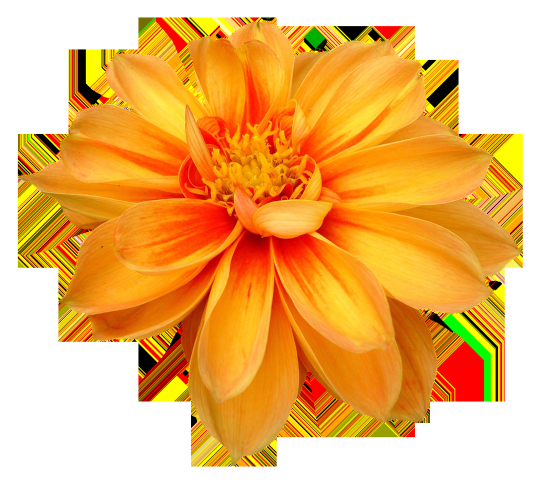
#> input picture Tasks/Task 1/Task1B/2. Task_Description/Video/Overlay_Images/yellow_flower.png, 1100 x 971 px (shown at 1/2 size)
$ python task1B_main.py   (older library calls are emulated)
#> lines starting #> are read from the running program, lines starting #| are printed output that depends on the picture
#classes and subclasses to import
import cv2
import numpy as np
import os
import time

filename = 'results1B_544.csv'
#################################################################################################
# DO NOT EDIT!!!
#################################################################################################
#subroutine to write results to a csv
def writecsv(color,shape,cx,cy):
    global filename
    #open csv file in append mode
    filep = open(filename,'a')
    # create string data to write per image
    datastr = "," + color + "-" + shape + "-" + str(cx) + "-" + str(cy)
    #write to csv
    filep.write(datastr)
    filep.close()

#################################################################################################
# DO NOT EDIT!!!
#################################################################################################
def blend_transparent(face_img, overlay_t_img):
    # Split out the transparency mask from the colour info
    overlay_img = overlay_t_img[:,:,:3] # Grab the BRG planes
    overlay_mask = overlay_t_img[:,:,3:]  # And the alpha plane

    # Again calculate the inverse mask
    background_mask = 255 - overlay_mask

    # Turn the masks into three channel, so we can use them as weights
    overlay_mask = cv2.cvtColor(overlay_mask, cv2.COLOR_GRAY2BGR)
    background_mask = cv2.cvtColor(background_mask, cv2.COLOR_GRAY2BGR)

    # Create a masked out face image, and masked out overlay
    # We convert the images to floating point in range 0.0 - 1.0
    face_part = (face_img * (1 / 255.0)) * (background_mask * (1 / 255.0))
    overlay_part = (overlay_img * (1 / 255.0)) * (overlay_mask * (1 / 255.0))

    # And finally just add them together, and rescale it back to an 8bit integer image
    return np.uint8(cv2.addWeighted(face_part, 255.0, overlay_part, 255.0, 0.0))


def main(video_file_with_path):
#> called with video_file_with_path = './Video.mp4'
    cap = cv2.VideoCapture(video_file_with_path)
    out = cv2.VideoWriter('videooutput.avi', cv2.VideoWriter_fourcc('m', 'p', '4', 'v'), 16.57, (1280, 720),True)

    image_red = cv2.imread("Overlay_Images/yellow_flower.png", -1)
#> image_red is the input picture: shape (971, 1100, 4); mean B, G, R, A 104.3, 180.6, 239.3, 126.2
    image_blue = cv2.imread("Overlay_Images/pink_flower.png", -1)
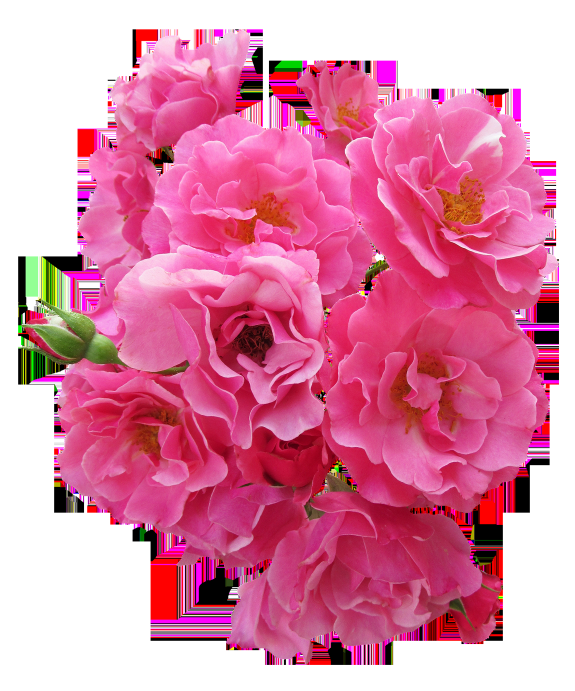
#> input picture Tasks/Task 1/Task1B/2. Task_Description/Video/Overlay_Images/pink_flower.png, 1150 x 1382 px (shown at 1/2 size)
#> image_blue is the input picture: shape (1382, 1150, 4); mean B, G, R, A 166.1, 134.1, 220.5, 142.3
    image_green = cv2.imread("Overlay_Images/red_flower.png", -1)
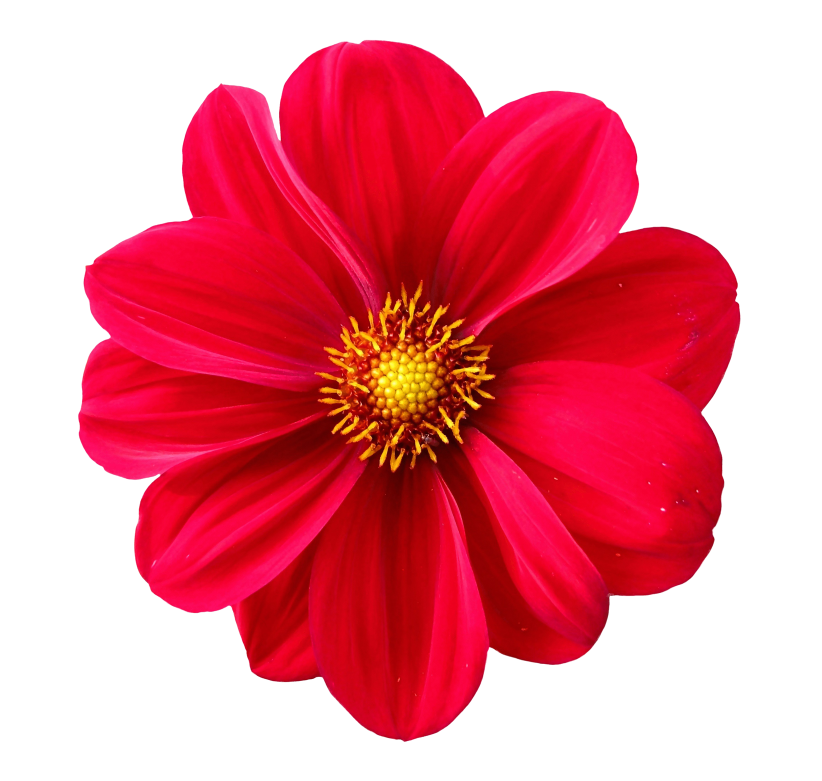
#> input picture Tasks/Task 1/Task1B/2. Task_Description/Video/Overlay_Images/red_flower.png, 1644 x 1562 px (shown at 1/2 size)
#> image_green is the input picture: shape (1562, 1644, 4); mean B, G, R, A 144.5, 130.2, 233.4, 129.3

    dictionary = {}
    newObjectDict = {'NewColor':'' , 'NewCx':'' , 'NewCy':'' , 'NewShape':''}
    dictCount = 1

    ret, frame = cap.read()
    count = 0
    while (ret):
        ret2, frame = cap.read()
        if (ret2):
            img = frame
            gray = cv2.cvtColor(img, cv2.COLOR_BGR2GRAY)

            ret, thresh = cv2.threshold(gray, 127, 255, 1)
            _, contours, h = cv2.findContours(thresh, cv2.RETR_TREE, cv2.CHAIN_APPROX_SIMPLE)

            for cnt in contours:
                shape = "Shape Unidentified"
                approx = cv2.approxPolyDP(cnt, 0.01 * cv2.arcLength(cnt, True), True)
                if len(approx) == 5:
                    shape = "Pentagon"
                elif len(approx) == 3:
                    shape = "Triangle"
                elif len(approx) == 4:
                    shape = "Square"
                elif len(approx) == 6:
                    shape = "Hexagon"
                elif len(approx) > 15 :
                    shape = "Circle"

                M = cv2.moments(cnt)
                cx = int(M['m10'] / M['m00'])
                cy = int(M['m01'] / M['m00'])

                if cy == 543 :
                    continue

                colorCode = img[cy, cx]
                color = "Not Found"

                if shape is "Square":
                    x11 = approx[0][0][0]
                    y11 = approx[0][0][1]
                    x12 = approx[1][0][0]
                    y12 = approx[1][0][1]

                    x21 = approx[3][0][0]
                    y21 = approx[3][0][1]
                    x22 = approx[2][0][0]
                    y22 = approx[2][0][1]

                    m1 = (y12 - y11) / (x12 - x11)
                    m2 = (y22 - y21) / (x22 - x21)

                    m3 = (y11 - y21) / (x11 - x21)
                    m4 = (y12 - y22) / (x12 - x22)

                    if m1 == m2:
                        if m3 == m4:
                            shape = "Rhombus"
                        else:
                            shape = "Trapezium"
                    else:
                        shape = "Trapezium"

                if 120 <= colorCode[0] <= 255 and colorCode[1] == 0 and colorCode[2] == 0:
                    color = "Blue"
                    if (str(cx) + "," + str(cy)) in dictionary.values():
                        pass
                    else:
                        dictionary[str(dictCount)] = str(cx) + "," + str(cy)
                        dictCount += 1
                        newObjectDict['NewColor'] = 'Blue'
                        newObjectDict['NewCx'] = cx
                        newObjectDict['NewCy'] = cy
                        newObjectDict['NewShape'] = str(shape)
                        writecsv(color, shape, cx, cy)
                elif colorCode[0] == 0 and 120 <= colorCode[1] <= 255 and colorCode[2] == 0:
                    color = "Green"
                    if (str(cx) + "," + str(cy)) in dictionary.values():
                        pass
                    else:
                        dictionary[str(dictCount)] = str(cx) + "," + str(cy)
                        dictCount += 1
                        newObjectDict['NewColor'] = 'Green'
                        newObjectDict['NewCx'] = cx
                        newObjectDict['NewCy'] = cy
                        newObjectDict['NewShape'] = str(shape)
                        writecsv(color, shape, cx, cy)
                elif colorCode[0] == 0 and colorCode[1] == 0 and 127 <= colorCode[2] <= 254:
                    color = "Red"
                    if (str(cx) + "," + str(cy)) in dictionary.values():
                        pass
                    else:
                        dictionary[str(dictCount)] = str(cx) + "," + str(cy)
                        dictCount += 1
                        newObjectDict['NewColor'] = 'Red'
                        newObjectDict['NewCx'] = cx
                        newObjectDict['NewCy'] = cy
                        newObjectDict['NewShape'] = str(shape)
                        writecsv(color, shape, cx, cy)

            imgColor = newObjectDict['NewColor']
            imgCx = newObjectDict['NewCx']
            imgCy = newObjectDict['NewCy']

            if imgColor is "Blue" :
                temp = img[imgCy - 100:imgCy + 100, imgCx - 100:imgCx + 100]
                resized_image = cv2.resize(image_blue, (200, 200))
                result = blend_transparent(temp, resized_image)
                img[imgCy - 100:imgCy + 100, imgCx - 100:imgCx + 100] = result
            elif imgColor is "Green" :
                temp = img[imgCy - 100:imgCy + 100, imgCx - 100:imgCx + 100]
                resized_image = cv2.resize(image_green, (200, 200))
                result = blend_transparent(temp, resized_image)
                img[imgCy - 100:imgCy + 100, imgCx - 100:imgCx + 100] = result
            elif imgColor is "Red" :
                temp = img[imgCy - 100:imgCy + 100, imgCx - 100:imgCx + 100]
                resized_image = cv2.resize(image_red, (200, 200))
                result = blend_transparent(temp, resized_image)
                img[imgCy - 100:imgCy + 100, imgCx - 100:imgCx + 100] = result

            cv2.imshow('frame', frame)
            out.write(frame)
            cv2.waitKey(40)
            count += 1
        else:
            break

    cap.release()
    out.release()
    outputFile = "videooutput.avi"
    base = os.path.splitext(outputFile)[0]
    os.rename(outputFile, base + ".mp4")
    cv2.destroyAllWindows()

#################################################################################################
# DO NOT EDIT!!!
#################################################################################################
#main where the path is set for the directory containing the test images
if __name__ == "__main__":
    main('./Video.mp4')
